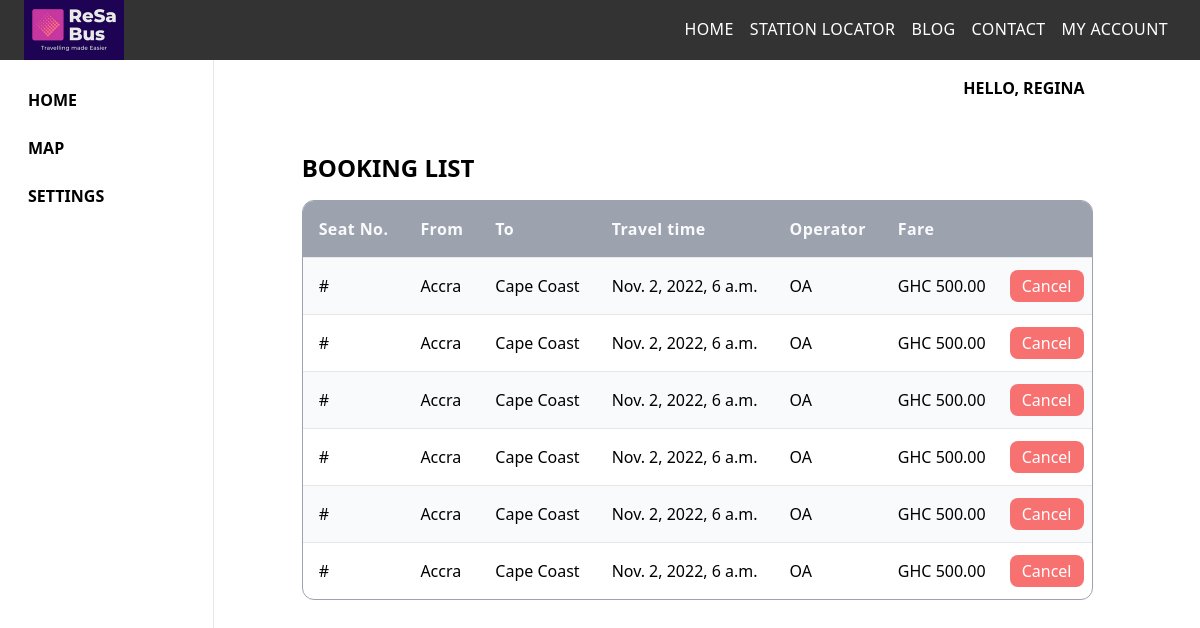
/dashboard/ (signed in), run on the app's committed database.
### users/models.py (models this page shows, shortened)
class User(models.AbstractUser):
    pass

### myapp/models/booking.py (models this page shows)
class Booking(AbstractBaseModel):
    trip = models.ForeignKey('Trip', on_delete=models.CASCADE, null=True)
    travel_time = models.DateTimeField(null=True, blank=False)
    fare = models.DecimalField(decimal_places=2, max_digits=6, null=True, blank=False)
    reference = models.CharField(max_length=100, null=True)
    seat_no = models.PositiveIntegerField(blank=True, null=True)
    user = models.ForeignKey(get_user_model(), on_delete=models.CASCADE)

### myapp/models/trip.py (models this page shows, shortened)
class Trip(AbstractBaseModel):
    from_point = models.ForeignKey('Point', related_name='from_point', on_delete=models.RESTRICT)
    to_point = models.ForeignKey('Point', related_name='to_point', on_delete=models.RESTRICT)
    fare = models.DecimalField(decimal_places=2, max_digits=6, null=False, blank=False)
    operator = models.ForeignKey('Operator', related_name='trips', on_delete=models.CASCADE)

class Point(AbstractBaseModel):
    name = models.CharField(max_length=60, blank=False, null=False, unique=True)
    point = geo.PointField(verbose_name='point', unique=True)
    city = models.CharField(max_length=60, null=True, blank=True)
    def __str__(self):
        return self.name

### myapp/models/operator.py (models this page shows)
class Operator(AbstractBaseModel):
    phone_regex = RegexValidator(
        regex=r'^\+?1?\d{9,15}$',
        message="Phone number must be entered in the format: '+999999999'. Up to 15 digits allowed."
    )
    full_name = models.CharField(max_length=30, blank=False, null=False, unique=True)
    name = models.CharField(max_length=10, blank=False, null=False, unique=True)
    phone = models.CharField(max_length=17, null=True, blank=True, unique=True, validators=[phone_regex])
    address = models.CharField(max_length=90, blank=True, unique=True, null=True)
    email = models.EmailField(blank=True, unique=True, null=True)
    website = models.URLField(blank=True, unique=True, null=True)
    def __str__(self):
        return self.name

### users/views.py (the view)
# urls.py: path('dashboard/', user_views.dashboard, name='dashboard'),
@login_required
def dashboard(request):
    context = {}
    bookings = Booking.objects.filter(
        user__email=request.user.email
    )
    print(bookings)
    context = {
        'bookings': bookings
    }
    return render(request, 'dashboard.html', context)

### templates/dashboard.html (shortened to what this page needs)
{% extends 'partials/base.html' %}
{% block content %}
<section class="w-full">
    <div class="dashboard-container w-full max-w-screen-xl mx-auto px-5 flex justify-between items-center">
        <nav class="flex-1 h-full min-w-fit border-r">
            <ul class="flex flex-col py-5 space-y-2 overflow-x-hidden overflow-y-auto">
                <li class="p-2 uppercase font-semibold">
                    <a href="{% url 'dashboard' %}">Home</a>
                </li>
                <li class="p-2 uppercase font-semibold">
                    <a href="{% url 'stationloc' %}">Map</a>
                </li>
                <li class="p-2 uppercase font-semibold">
                    <a href="{% url 'dashboard' %}">Settings</a>
                </li>
            </ul>
        </nav>
        <section class="flex-[5] h-full pb-10" role="main">
            <div class="w-fit max-w-screen-lg mx-auto px-5">
                <div class="flex justify-end items-center">
                    <div class="px-2 py-4">
                        <span class="font-semibold uppercase">Hello, {{ user.username|default:'Guest' }}</span>
                    </div>
                </div>
                <div>
                    <div class="mt-10 text-2xl font-bold uppercase leading-none">Booking List</div>
                    {% if bookings %}
                        <div class="my-5 w-fit overflow-hidden rounded-xl border border-gray-400">
                            <table class="overflow-scroll">
                                <thead>
                                    <tr class="text-gray-50 bg-gray-400 font-medium text-left tracking-wide">
                                        <th class="p-4 whitespace-nowrap">Seat No.</th>
                                        <th class="p-4">From</th>
                                        <th class="p-4">To</th>
                                        <th class="p-4 whitespace-nowrap">Travel time</th>
                                        <th class="p-4">Operator</th>
                                        <th class="p-4">Fare</th>
                                        <th class="p-4"></th>
                                    </tr>
                                </thead>
                                <tbody>
                                    {% for booking in bookings %}
                                        <tr class="border-t odd:bg-gray-50">
                                            <td  class="p-4">#</td>
                                            <td  class="p-4 whitespace-nowrap">{{ booking.trip.from_point  }}</td>
                                            <td  class="p-4 whitespace-nowrap">{{ booking.trip.to_point  }}</td>
                                            <td  class="p-4 whitespace-nowrap">{{ booking.travel_time }}</td>
                                            <td  class="p-4">{{ booking.trip.operator }}</td>
                                            <td  class="p-4 whitespace-nowrap">GHC {{ booking.fare }}</td>
                                            <td  class="p-2">
                                                <button
                                                    class="px-3 py-1 text-semibold text-white bg-red-400 rounded-lg hover:bg-red-500"
                                                    onclick="alert('Cancel booking')"
                                                >
                                                    Cancel
                                                </button>
                                            </td>
                                        </tr>
                                    {% endfor %}
                                </tbody>
                            </table>
                        </div>
                    {% else %}
                        <div class="py-10 text-center">
                            <p>You have made no bookings yet.</p>
                        </div>
                    {% endif %}
                </div>
            </div>
        </section>
    </div>
</section>
{% endblock %}

### templates/partials/base.html (shortened to what this page needs)
{% load tailwind_tags %}
<!DOCTYPE html>
<html lang="en">
    <head>
        {% tailwind_css %}
        <link rel ="stylesheet" href="https://stackpath.bootstrapcdn.com/font-awesome/4.7.0/css/font-awesome.min.css">
        {% load static %}
        <link rel="stylesheet" href="{% static 'css/style.css' %}">
    </head>
    <body>
        <div class="relative min-h-screen w-full flex flex-col">
            {% include 'partials/nav.html' %}
            <main class="flex-1">
                {% block content %}{% endblock %}
            </main>
        </div>
    </body>
</html>

### templates/partials/nav.html (shortened to what this page needs)
<nav class="bg-black bg-opacity-80 sticky z-50 top-0 w-full h-[60px]">
    <div class="mx-auto px-[2%] flex justify-between items-center">
        <a href="{% url 'index' %}">
            <div class="bg-brand h-[60px] w-[100px] bg-center bg-cover"></div>
        </a>
        <div class="ml-auto">
            <ul class="navlinks flex justify-end items-center text-white uppercase tracking-wide">
                <li class="nav-item p-2">
                    <a href="{% url 'index' %}">Home</a>
                </li>
                <li class="nav-item p-2">
                    <a href="{% url 'stationloc' %}">Station Locator</a>
                </li>
                <li class="nav-item p-2">
                    <a href="{% url 'blog' %}">Blog</a>
                </li>
                <li class="nav-item p-2">
                    <a href="{% url 'contact' %}">Contact</a>
                </li>
                <li class="relative">
                    <div class="nav-item p-2 cursor-pointer" id="dropdown-trigger">
                        <span>My Account</span>
                    </div>
                </li>
             </ul>
         </div>
    </div>
</nav>

### templates/partials/footer.html (shortened to what this page needs)
                {% load static %}
            {% load static %}
            {% load static %}

### assets/css/style.css (style rules this page uses)
.bg-brand { background-image: url(../images/logo1.jpg); }
.nav-item::after { width: 0%; content: ''; height: 2px; background: greenyellow; display: block; margin: auto; transition:0.5s; }

### templates/dashboard.html (style rules this page uses)
.dashboard-container { height: calc(100vh - 60px) !important; display: flex; }

### data on the page
User: username "REGINA"
Booking: trip.from_point "Accra", trip.to_point "Cape Coast", travel_time "Nov. 2, 2022, 6 a.m.", trip.operator "OA", fare "500.00"
Booking: trip.from_point "Accra", trip.to_point "Cape Coast", travel_time "Nov. 2, 2022, 6 a.m.", trip.operator "OA", fare "500.00"
Booking: trip.from_point "Accra", trip.to_point "Cape Coast", travel_time "Nov. 2, 2022, 6 a.m.", trip.operator "OA", fare "500.00"
Booking: trip.from_point "Accra", trip.to_point "Cape Coast", travel_time "Nov. 2, 2022, 6 a.m.", trip.operator "OA", fare "500.00"
Booking: trip.from_point "Accra", trip.to_point "Cape Coast", travel_time "Nov. 2, 2022, 6 a.m.", trip.operator "OA", fare "500.00"
Booking: trip.from_point "Accra", trip.to_point "Cape Coast", travel_time "Nov. 2, 2022, 6 a.m.", trip.operator "OA", fare "500.00"
